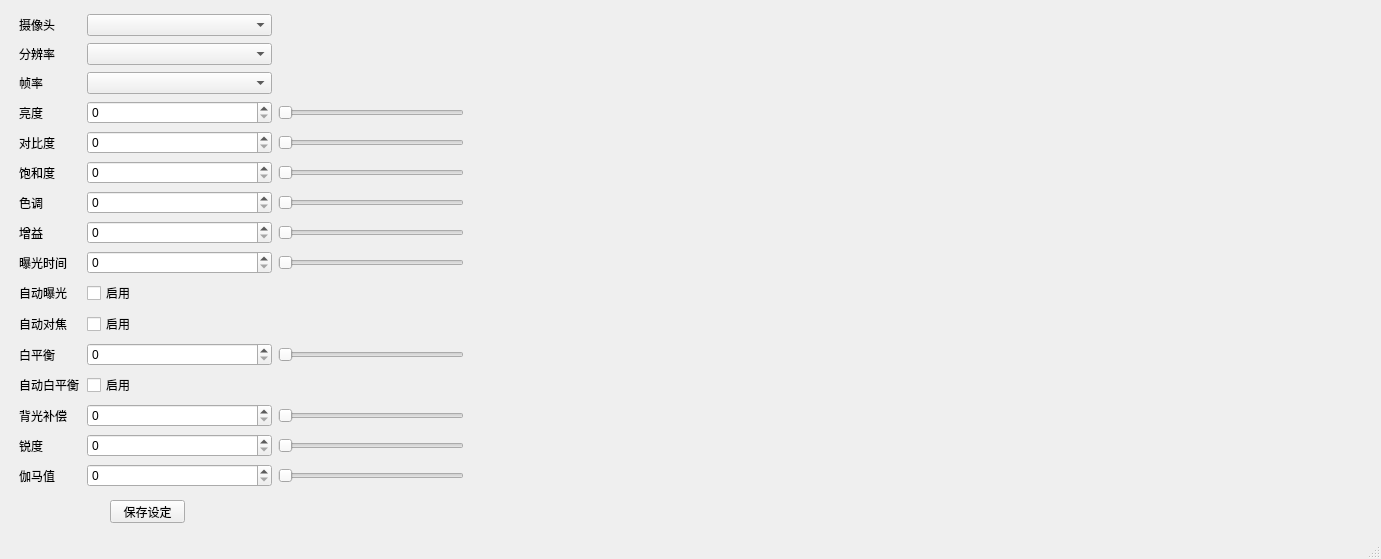
<?xml version="1.0" encoding="UTF-8"?>
<ui version="4.0">
 <class>MainWindow</class>
 <widget class="QMainWindow" name="MainWindow">
  <property name="geometry">
   <rect>
    <x>0</x>
    <y>0</y>
    <width>1381</width>
    <height>559</height>
   </rect>
  </property>
  <property name="windowTitle">
   <string>MainWindow</string>
  </property>
  <widget class="QWidget" name="centralwidget">
   <widget class="QWidget" name="horizontalLayoutWidget">
    <property name="geometry">
     <rect>
      <x>19</x>
      <y>13</y>
      <width>1341</width>
      <height>481</height>
     </rect>
    </property>
    <layout class="QHBoxLayout" name="horizontalLayout_2" stretch="1,2">
     <item>
      <layout class="QGridLayout" name="gridLayout" columnstretch="1,3,3" columnminimumwidth="0,0,0">
       <item row="15" column="0">
        <widget class="QLabel" name="label_16">
         <property name="text">
          <string>伽马值</string>
         </property>
        </widget>
       </item>
       <item row="10" column="1">
        <widget class="QCheckBox" name="checkBox_AUTOFOCUS">
         <property name="text">
          <string>启用</string>
         </property>
        </widget>
       </item>
       <item row="10" column="0">
        <widget class="QLabel" name="label_11">
         <property name="text">
          <string>自动对焦</string>
         </property>
        </widget>
       </item>
       <item row="7" column="0">
        <widget class="QLabel" name="label_6">
         <property name="text">
          <string>增益</string>
         </property>
        </widget>
       </item>
       <item row="8" column="0">
        <widget class="QLabel" name="label_8">
         <property name="text">
          <string>曝光时间</string>
         </property>
        </widget>
       </item>
       <item row="5" column="0">
        <widget class="QLabel" name="label_9">
         <property name="text">
          <string>饱和度</string>
         </property>
        </widget>
       </item>
       <item row="1" column="1">
        <widget class="QComboBox" name="comboBox_FRAME_HEIGHT"/>
       </item>
       <item row="13" column="0">
        <widget class="QLabel" name="label_14">
         <property name="text">
          <string>背光补偿</string>
         </property>
        </widget>
       </item>
       <item row="1" column="0">
        <widget class="QLabel" name="label_2">
         <property name="text">
          <string>分辨率</string>
         </property>
        </widget>
       </item>
       <item row="0" column="0">
        <widget class="QLabel" name="label">
         <property name="text">
          <string>摄像头</string>
         </property>
        </widget>
       </item>
       <item row="12" column="0">
        <widget class="QLabel" name="label_13">
         <property name="text">
          <string>自动白平衡</string>
         </property>
        </widget>
       </item>
       <item row="9" column="0">
        <widget class="QLabel" name="label_10">
         <property name="text">
          <string>自动曝光</string>
         </property>
        </widget>
       </item>
       <item row="2" column="0">
        <widget class="QLabel" name="label_3">
         <property name="text">
          <string>帧率</string>
         </property>
        </widget>
       </item>
       <item row="6" column="0">
        <widget class="QLabel" name="label_4">
         <property name="text">
          <string>色调</string>
         </property>
        </widget>
       </item>
       <item row="0" column="1">
        <widget class="QComboBox" name="comboBox_camid"/>
       </item>
       <item row="3" column="0">
        <widget class="QLabel" name="label_5">
         <property name="text">
          <string>亮度</string>
         </property>
        </widget>
       </item>
       <item row="4" column="0">
        <widget class="QLabel" name="label_7">
         <property name="text">
          <string>对比度</string>
         </property>
        </widget>
       </item>
       <item row="9" column="1">
        <widget class="QCheckBox" name="checkBox_AUTO_EXPOSURE">
         <property name="text">
          <string>启用</string>
         </property>
        </widget>
       </item>
       <item row="14" column="0">
        <widget class="QLabel" name="label_15">
         <property name="text">
          <string>锐度</string>
         </property>
        </widget>
       </item>
       <item row="12" column="1">
        <widget class="QCheckBox" name="checkBox_AUTO_WB">
         <property name="text">
          <string>启用</string>
         </property>
         <property name="checked">
          <bool>false</bool>
         </property>
        </widget>
       </item>
       <item row="11" column="0">
        <widget class="QLabel" name="label_12">
         <property name="text">
          <string>白平衡</string>
         </property>
        </widget>
       </item>
       <item row="3" column="1">
        <widget class="QSpinBox" name="spinBox_BRIGHTNESS"/>
       </item>
       <item row="4" column="1">
        <widget class="QSpinBox" name="spinBox_CONTRAST"/>
       </item>
       <item row="5" column="1">
        <widget class="QSpinBox" name="spinBox_SATURATION"/>
       </item>
       <item row="6" column="1">
        <widget class="QSpinBox" name="spinBox_HUE"/>
       </item>
       <item row="7" column="1">
        <widget class="QSpinBox" name="spinBox_GAIN"/>
       </item>
       <item row="8" column="1">
        <widget class="QSpinBox" name="spinBox_EXPOSURE"/>
       </item>
       <item row="11" column="1">
        <widget class="QSpinBox" name="spinBox_WB_TEMPERATURE"/>
       </item>
       <item row="13" column="1">
        <widget class="QSpinBox" name="spinBox_BACKLIGHT"/>
       </item>
       <item row="14" column="1">
        <widget class="QSpinBox" name="spinBox_SHARPNESS"/>
       </item>
       <item row="15" column="1">
        <widget class="QSpinBox" name="spinBox_GAMMA"/>
       </item>
       <item row="2" column="1">
        <widget class="QComboBox" name="comboBox_FPS"/>
       </item>
       <item row="3" column="2">
        <widget class="QSlider" name="horizontalSlider_BRIGHTNESS">
         <property name="orientation">
          <enum>Qt::Horizontal</enum>
         </property>
        </widget>
       </item>
       <item row="4" column="2">
        <widget class="QSlider" name="horizontalSlider_CONTRAST">
         <property name="orientation">
          <enum>Qt::Horizontal</enum>
         </property>
        </widget>
       </item>
       <item row="5" column="2">
        <widget class="QSlider" name="horizontalSlider_SATURATION">
         <property name="orientation">
          <enum>Qt::Horizontal</enum>
         </property>
        </widget>
       </item>
       <item row="6" column="2">
        <widget class="QSlider" name="horizontalSlider_HUE">
         <property name="orientation">
          <enum>Qt::Horizontal</enum>
         </property>
        </widget>
       </item>
       <item row="7" column="2">
        <widget class="QSlider" name="horizontalSlider_GAIN">
         <property name="orientation">
          <enum>Qt::Horizontal</enum>
         </property>
        </widget>
       </item>
       <item row="8" column="2">
        <widget class="QSlider" name="horizontalSlider_EXPOSURE">
         <property name="orientation">
          <enum>Qt::Horizontal</enum>
         </property>
        </widget>
       </item>
       <item row="11" column="2">
        <widget class="QSlider" name="horizontalSlider_WB_TEMPERATURE">
         <property name="orientation">
          <enum>Qt::Horizontal</enum>
         </property>
        </widget>
       </item>
       <item row="13" column="2">
        <widget class="QSlider" name="horizontalSlider_BACKLIGHT">
         <property name="orientation">
          <enum>Qt::Horizontal</enum>
         </property>
        </widget>
       </item>
       <item row="14" column="2">
        <widget class="QSlider" name="horizontalSlider_SHARPNESS">
         <property name="orientation">
          <enum>Qt::Horizontal</enum>
         </property>
        </widget>
       </item>
       <item row="15" column="2">
        <widget class="QSlider" name="horizontalSlider_GAMMA">
         <property name="orientation">
          <enum>Qt::Horizontal</enum>
         </property>
        </widget>
       </item>
      </layout>
     </item>
     <item>
      <widget class="QLabel" name="label_17">
       <property name="mouseTracking">
        <bool>false</bool>
       </property>
       <property name="autoFillBackground">
        <bool>false</bool>
       </property>
       <property name="text">
        <string/>
       </property>
      </widget>
     </item>
    </layout>
   </widget>
   <widget class="QPushButton" name="saveButton">
    <property name="geometry">
     <rect>
      <x>110</x>
      <y>500</y>
      <width>75</width>
      <height>23</height>
     </rect>
    </property>
    <property name="text">
     <string>保存设定</string>
    </property>
   </widget>
  </widget>
  <widget class="QStatusBar" name="statusbar"/>
 </widget>
 <resources/>
 <connections>
  <connection>
   <sender>horizontalSlider_BRIGHTNESS</sender>
   <signal>valueChanged(int)</signal>
   <receiver>spinBox_BRIGHTNESS</receiver>
   <slot>setValue(int)</slot>
   <hints>
    <hint type="sourcelabel">
     <x>339</x>
     <y>121</y>
    </hint>
    <hint type="destinationlabel">
     <x>176</x>
     <y>117</y>
    </hint>
   </hints>
  </connection>
  <connection>
   <sender>horizontalSlider_CONTRAST</sender>
   <signal>valueChanged(int)</signal>
   <receiver>spinBox_CONTRAST</receiver>
   <slot>setValue(int)</slot>
   <hints>
    <hint type="sourcelabel">
     <x>339</x>
     <y>152</y>
    </hint>
    <hint type="destinationlabel">
     <x>180</x>
     <y>149</y>
    </hint>
   </hints>
  </connection>
  <connection>
   <sender>horizontalSlider_SATURATION</sender>
   <signal>valueChanged(int)</signal>
   <receiver>spinBox_SATURATION</receiver>
   <slot>setValue(int)</slot>
   <hints>
    <hint type="sourcelabel">
     <x>339</x>
     <y>183</y>
    </hint>
    <hint type="destinationlabel">
     <x>180</x>
     <y>180</y>
    </hint>
   </hints>
  </connection>
  <connection>
   <sender>horizontalSlider_HUE</sender>
   <signal>valueChanged(int)</signal>
   <receiver>spinBox_HUE</receiver>
   <slot>setValue(int)</slot>
   <hints>
    <hint type="sourcelabel">
     <x>339</x>
     <y>214</y>
    </hint>
    <hint type="destinationlabel">
     <x>180</x>
     <y>206</y>
    </hint>
   </hints>
  </connection>
  <connection>
   <sender>horizontalSlider_GAIN</sender>
   <signal>valueChanged(int)</signal>
   <receiver>spinBox_GAIN</receiver>
   <slot>setValue(int)</slot>
   <hints>
    <hint type="sourcelabel">
     <x>339</x>
     <y>245</y>
    </hint>
    <hint type="destinationlabel">
     <x>176</x>
     <y>238</y>
    </hint>
   </hints>
  </connection>
  <connection>
   <sender>horizontalSlider_EXPOSURE</sender>
   <signal>valueChanged(int)</signal>
   <receiver>spinBox_EXPOSURE</receiver>
   <slot>setValue(int)</slot>
   <hints>
    <hint type="sourcelabel">
     <x>339</x>
     <y>276</y>
    </hint>
    <hint type="destinationlabel">
     <x>169</x>
     <y>270</y>
    </hint>
   </hints>
  </connection>
  <connection>
   <sender>horizontalSlider_WB_TEMPERATURE</sender>
   <signal>valueChanged(int)</signal>
   <receiver>spinBox_WB_TEMPERATURE</receiver>
   <slot>setValue(int)</slot>
   <hints>
    <hint type="sourcelabel">
     <x>339</x>
     <y>359</y>
    </hint>
    <hint type="destinationlabel">
     <x>184</x>
     <y>352</y>
    </hint>
   </hints>
  </connection>
  <connection>
   <sender>horizontalSlider_BACKLIGHT</sender>
   <signal>valueChanged(int)</signal>
   <receiver>spinBox_BACKLIGHT</receiver>
   <slot>setValue(int)</slot>
   <hints>
    <hint type="sourcelabel">
     <x>256</x>
     <y>411</y>
    </hint>
    <hint type="destinationlabel">
     <x>181</x>
     <y>408</y>
    </hint>
   </hints>
  </connection>
  <connection>
   <sender>horizontalSlider_SHARPNESS</sender>
   <signal>valueChanged(int)</signal>
   <receiver>spinBox_SHARPNESS</receiver>
   <slot>setValue(int)</slot>
   <hints>
    <hint type="sourcelabel">
     <x>339</x>
     <y>447</y>
    </hint>
    <hint type="destinationlabel">
     <x>184</x>
     <y>435</y>
    </hint>
   </hints>
  </connection>
  <connection>
   <sender>horizontalSlider_GAMMA</sender>
   <signal>valueChanged(int)</signal>
   <receiver>spinBox_GAMMA</receiver>
   <slot>setValue(int)</slot>
   <hints>
    <hint type="sourcelabel">
     <x>339</x>
     <y>478</y>
    </hint>
    <hint type="destinationlabel">
     <x>180</x>
     <y>469</y>
    </hint>
   </hints>
  </connection>
  <connection>
   <sender>spinBox_BRIGHTNESS</sender>
   <signal>valueChanged(int)</signal>
   <receiver>horizontalSlider_BRIGHTNESS</receiver>
   <slot>setValue(int)</slot>
   <hints>
    <hint type="sourcelabel">
     <x>166</x>
     <y>107</y>
    </hint>
    <hint type="destinationlabel">
     <x>263</x>
     <y>105</y>
    </hint>
   </hints>
  </connection>
  <connection>
   <sender>spinBox_CONTRAST</sender>
   <signal>valueChanged(int)</signal>
   <receiver>horizontalSlider_CONTRAST</receiver>
   <slot>setValue(int)</slot>
   <hints>
    <hint type="sourcelabel">
     <x>177</x>
     <y>134</y>
    </hint>
    <hint type="destinationlabel">
     <x>267</x>
     <y>137</y>
    </hint>
   </hints>
  </connection>
  <connection>
   <sender>spinBox_SATURATION</sender>
   <signal>valueChanged(int)</signal>
   <receiver>horizontalSlider_SATURATION</receiver>
   <slot>setValue(int)</slot>
   <hints>
    <hint type="sourcelabel">
     <x>180</x>
     <y>165</y>
    </hint>
    <hint type="destinationlabel">
     <x>269</x>
     <y>168</y>
    </hint>
   </hints>
  </connection>
  <connection>
   <sender>spinBox_HUE</sender>
   <signal>valueChanged(int)</signal>
   <receiver>horizontalSlider_HUE</receiver>
   <slot>setValue(int)</slot>
   <hints>
    <hint type="sourcelabel">
     <x>146</x>
     <y>196</y>
    </hint>
    <hint type="destinationlabel">
     <x>291</x>
     <y>204</y>
    </hint>
   </hints>
  </connection>
  <connection>
   <sender>spinBox_GAIN</sender>
   <signal>valueChanged(int)</signal>
   <receiver>horizontalSlider_GAIN</receiver>
   <slot>setValue(int)</slot>
   <hints>
    <hint type="sourcelabel">
     <x>170</x>
     <y>227</y>
    </hint>
    <hint type="destinationlabel">
     <x>262</x>
     <y>231</y>
    </hint>
   </hints>
  </connection>
  <connection>
   <sender>spinBox_EXPOSURE</sender>
   <signal>valueChanged(int)</signal>
   <receiver>horizontalSlider_EXPOSURE</receiver>
   <slot>setValue(int)</slot>
   <hints>
    <hint type="sourcelabel">
     <x>176</x>
     <y>261</y>
    </hint>
    <hint type="destinationlabel">
     <x>270</x>
     <y>260</y>
    </hint>
   </hints>
  </connection>
  <connection>
   <sender>spinBox_WB_TEMPERATURE</sender>
   <signal>valueChanged(int)</signal>
   <receiver>horizontalSlider_WB_TEMPERATURE</receiver>
   <slot>setValue(int)</slot>
   <hints>
    <hint type="sourcelabel">
     <x>178</x>
     <y>343</y>
    </hint>
    <hint type="destinationlabel">
     <x>261</x>
     <y>346</y>
    </hint>
   </hints>
  </connection>
  <connection>
   <sender>spinBox_BACKLIGHT</sender>
   <signal>valueChanged(int)</signal>
   <receiver>horizontalSlider_BACKLIGHT</receiver>
   <slot>setValue(int)</slot>
   <hints>
    <hint type="sourcelabel">
     <x>186</x>
     <y>401</y>
    </hint>
    <hint type="destinationlabel">
     <x>266</x>
     <y>401</y>
    </hint>
   </hints>
  </connection>
  <connection>
   <sender>spinBox_SHARPNESS</sender>
   <signal>valueChanged(int)</signal>
   <receiver>horizontalSlider_SHARPNESS</receiver>
   <slot>setValue(int)</slot>
   <hints>
    <hint type="sourcelabel">
     <x>181</x>
     <y>434</y>
    </hint>
    <hint type="destinationlabel">
     <x>267</x>
     <y>441</y>
    </hint>
   </hints>
  </connection>
  <connection>
   <sender>spinBox_GAMMA</sender>
   <signal>valueChanged(int)</signal>
   <receiver>horizontalSlider_GAMMA</receiver>
   <slot>setValue(int)</slot>
   <hints>
    <hint type="sourcelabel">
     <x>186</x>
     <y>460</y>
    </hint>
    <hint type="destinationlabel">
     <x>259</x>
     <y>466</y>
    </hint>
   </hints>
  </connection>
 </connections>
</ui>
